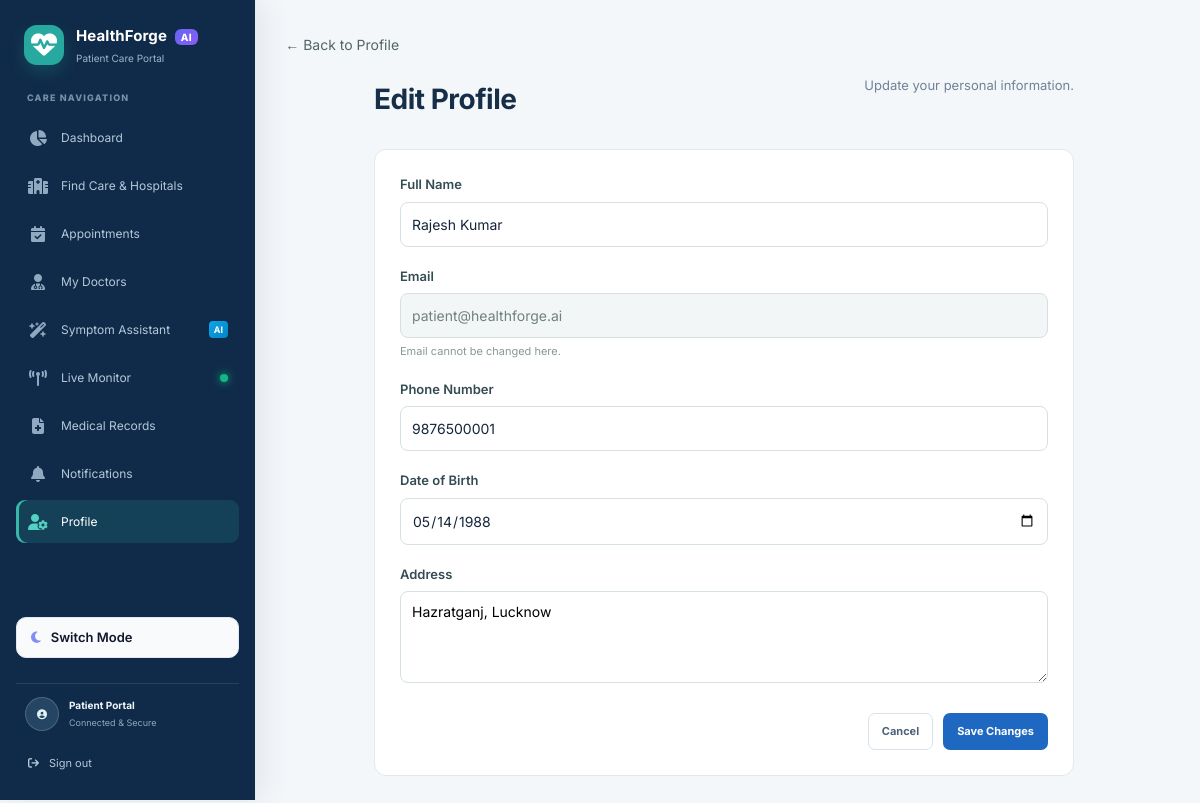
/profile/edit (signed in), run on the app's committed database.
### app/models/patient.py (models this page shows)
class Patient(db.Model):
    __tablename__ = "patients"
    patient_id = db.Column(db.Integer, primary_key=True)
    name = db.Column(db.String(100), nullable=False)
    email = db.Column(db.String(150), nullable=False, unique=True, index=True)
    password_hash = db.Column(db.String(255), nullable=True, default="")
    phone = db.Column(db.String(20), nullable=True, unique=True, default="0000000000")
    date_of_birth = db.Column(db.Date, nullable=True)
    address = db.Column(db.String(255), nullable=True)
    created_at = db.Column(
        db.DateTime,
        nullable=False,
        default=db.func.current_timestamp(),
    )
    updated_at = db.Column(
        db.DateTime,
        nullable=False,
        default=db.func.current_timestamp(),
        onupdate=db.func.current_timestamp(),
    )
    appointments = db.relationship(
        "Appointment",
        back_populates="patient",
        cascade="all, delete-orphan",
    )
    medical_records = db.relationship(
        "MedicalRecord",
        back_populates="patient",
        cascade="all, delete-orphan",
    )
    queue_entries = db.relationship(
        "QueueEntry",
        back_populates="patient",
    )
    notifications = db.relationship(
        "Notification",
        back_populates="patient",
        cascade="all, delete-orphan",
    )
    ml_predictions = db.relationship(
        "MLPrediction",
        back_populates="patient",
    )

### app/routes/patient.py (the view, shortened to what this page needs)
@patient_bp.route(
    "/profile/edit",
    methods=["GET", "POST"]
)
def edit_profile():
    if not login_required():
        return redirect(
            url_for("auth.login")
        )
    patient = db.session.get(
        Patient,
        session["patient_id"]
    )
    if patient is None:
        return redirect(
            url_for("auth.login")
        )
    return render_template(
        "edit_profile.html",
        patient=patient,
    )

### app/routes/patient.py (called while the page is built)
def login_required():
    return "patient_id" in session

### templates/edit_profile.html (shortened to what this page needs)
{% extends "base.html" %}
{% block content %}
<a
    href="{{ url_for('patients.profile') }}"
    class="back-link"
>
    ← Back to Profile
</a>
<div class="edit-profile-page">
    <div class="page-header">
        <h1>
            Edit Profile
        </h1>
        <p>
            Update your personal information.
        </p>
    </div>
    <div class="edit-profile-card">
        <form
            method="POST"
            action="{{ url_for('patients.edit_profile') }}"
        >
            <div class="profile-form-group">
                <label for="name">
                    Full Name
                </label>
                <input
                    type="text"
                    id="name"
                    name="name"
                    value="{{ patient.name }}"
                    required
                >
            </div>
            <div class="profile-form-group">
                <label for="email">
                    Email
                </label>
                <input
                    type="email"
                    id="email"
                    value="{{ patient.email }}"
                    disabled
                >
                <small>
                    Email cannot be changed here.
                </small>
            </div>
            <div class="profile-form-group">
                <label for="phone">
                    Phone Number
                </label>
                <input
                    type="tel"
                    id="phone"
                    name="phone"
                    value="{{ patient.phone }}"
                    required
                >
            </div>
            <div class="profile-form-group">
                <label for="date_of_birth">
                    Date of Birth
                </label>
                <input
                    type="date"
                    id="date_of_birth"
                    name="date_of_birth"
                    {% if patient.date_of_birth %}
                    value="{{ patient.date_of_birth.strftime('%Y-%m-%d') }}"
                    {% endif %}
                >
            </div>
            <div class="profile-form-group">
                <label for="address">
                    Address
                </label>
                <textarea
                    id="address"
                    name="address"
                    rows="4"
                    placeholder="Enter your address"
                >{{ patient.address or "" }}</textarea>
            </div>
            <div class="profile-form-actions">
                <a
                    href="{{ url_for('patients.profile') }}"
                    class="secondary-button"
                >
                    Cancel
                </a>
                <button
                    type="submit"
                    class="primary-button"
                >
                    Save Changes
                </button>
            </div>
        </form>
    </div>
</div>
{% endblock %}

### data on the page
Patient: name "Rajesh Kumar", email "patient@healthforge.ai", phone "9876500001", date_of_birth "05/14/1988", address "Hazratganj, Lucknow"
